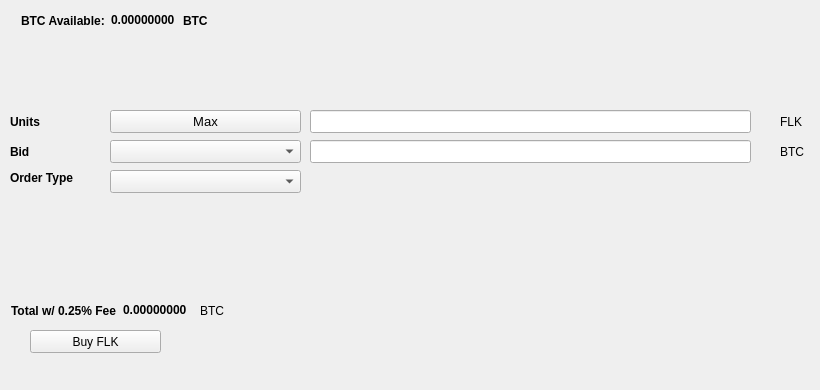
   <widget class="QWidget" name="BuyTab">
    <attribute name="title">
     <string>Buy</string>
    </attribute>
    <widget class="QPushButton" name="BuyFLK">
     <property name="geometry">
      <rect>
       <x>30</x>
       <y>330</y>
       <width>131</width>
       <height>23</height>
      </rect>
     </property>
     <property name="text">
      <string>Buy FLK</string>
     </property>
     <property name="icon">
      <iconset resource="../filok.qrc">
       <normaloff>:/icons/bitcoin</normaloff>:/icons/bitcoin</iconset>
     </property>
    </widget>
    <widget class="QLabel" name="label_3">
     <property name="geometry">
      <rect>
       <x>10</x>
       <y>110</y>
       <width>46</width>
       <height>23</height>
      </rect>
     </property>
     <property name="font">
      <font>
       <weight>75</weight>
       <bold>true</bold>
      </font>
     </property>
     <property name="text">
      <string>Units</string>
     </property>
    </widget>
    <widget class="QLineEdit" name="UnitsInput">
     <property name="geometry">
      <rect>
       <x>310</x>
       <y>110</y>
       <width>441</width>
       <height>23</height>
      </rect>
     </property>
     <property name="font">
      <font>
       <pointsize>9</pointsize>
       <weight>75</weight>
       <bold>true</bold>
      </font>
     </property>
    </widget>
    <widget class="QLineEdit" name="BuyBidPriceEdit">
     <property name="geometry">
      <rect>
       <x>310</x>
       <y>140</y>
       <width>441</width>
       <height>23</height>
      </rect>
     </property>
     <property name="font">
      <font>
       <pointsize>9</pointsize>
       <weight>75</weight>
       <bold>true</bold>
      </font>
     </property>
    </widget>
    <widget class="QLabel" name="label_4">
     <property name="geometry">
      <rect>
       <x>780</x>
       <y>110</y>
       <width>31</width>
       <height>23</height>
      </rect>
     </property>
     <property name="text">
      <string>FLK</string>
     </property>
    </widget>
    <widget class="QLabel" name="label_5">
     <property name="geometry">
      <rect>
       <x>780</x>
       <y>140</y>
       <width>31</width>
       <height>23</height>
      </rect>
     </property>
     <property name="text">
      <string>BTC</string>
     </property>
    </widget>
    <widget class="QLabel" name="label_6">
     <property name="geometry">
      <rect>
       <x>10</x>
       <y>140</y>
       <width>46</width>
       <height>23</height>
      </rect>
     </property>
     <property name="font">
      <font>
       <weight>75</weight>
       <bold>true</bold>
      </font>
     </property>
     <property name="text">
      <string>Bid</string>
     </property>
    </widget>
    <widget class="QLabel" name="label_7">
     <property name="geometry">
      <rect>
       <x>10</x>
       <y>170</y>
       <width>91</width>
       <height>16</height>
      </rect>
     </property>
     <property name="font">
      <font>
       <weight>75</weight>
       <bold>true</bold>
      </font>
     </property>
     <property name="text">
      <string>Order Type</string>
     </property>
    </widget>
    <widget class="QPushButton" name="Buy_Max_Amount">
     <property name="geometry">
      <rect>
       <x>110</x>
       <y>110</y>
       <width>191</width>
       <height>23</height>
      </rect>
     </property>
     <property name="font">
      <font>
       <pointsize>10</pointsize>
      </font>
     </property>
     <property name="text">
      <string>Max</string>
     </property>
    </widget>
    <widget class="QComboBox" name="BuyBidcomboBox">
     <property name="geometry">
      <rect>
       <x>110</x>
       <y>140</y>
       <width>191</width>
       <height>23</height>
      </rect>
     </property>
     <property name="font">
      <font>
       <pointsize>10</pointsize>
      </font>
     </property>
    </widget>
    <widget class="QComboBox" name="buyOrdertypeCombo">
     <property name="geometry">
      <rect>
       <x>110</x>
       <y>170</y>
       <width>191</width>
       <height>23</height>
      </rect>
     </property>
     <property name="font">
      <font>
       <pointsize>10</pointsize>
      </font>
     </property>
    </widget>
    <widget class="QWidget" name="layoutWidget1">
     <property name="geometry">
      <rect>
       <x>21</x>
       <y>11</y>
       <width>227</width>
       <height>19</height>
      </rect>
     </property>
     <layout class="QHBoxLayout" name="horizontalLayout_3">
      <item>
       <widget class="QLabel" name="label232">
        <property name="font">
         <font>
          <weight>75</weight>
          <bold>true</bold>
         </font>
        </property>
        <property name="text">
         <string>BTC Available:</string>
        </property>
       </widget>
      </item>
      <item>
       <widget class="QLabel" name="BtcAvailableLbl">
        <property name="palette">
         <palette>
          <active>
           <colorrole role="WindowText">
            <brush brushstyle="SolidPattern">
             <color alpha="255">
              <red>0</red>
              <green>0</green>
              <blue>0</blue>
             </color>
            </brush>
           </colorrole>
           <colorrole role="Button">
            <brush brushstyle="SolidPattern">
             <color alpha="255">
              <red>0</red>
              <green>170</green>
              <blue>0</blue>
             </color>
            </brush>
           </colorrole>
           <colorrole role="Light">
            <brush brushstyle="SolidPattern">
             <color alpha="255">
              <red>0</red>
              <green>255</green>
              <blue>0</blue>
             </color>
            </brush>
           </colorrole>
           <colorrole role="Midlight">
            <brush brushstyle="SolidPattern">
             <color alpha="255">
              <red>0</red>
              <green>212</green>
              <blue>0</blue>
             </color>
            </brush>
           </colorrole>
           <colorrole role="Dark">
            <brush brushstyle="SolidPattern">
             <color alpha="255">
              <red>0</red>
              <green>85</green>
              <blue>0</blue>
             </color>
            </brush>
           </colorrole>
           <colorrole role="Mid">
            <brush brushstyle="SolidPattern">
             <color alpha="255">
              <red>0</red>
              <green>113</green>
              <blue>0</blue>
             </color>
            </brush>
           </colorrole>
           <colorrole role="Text">
            <brush brushstyle="SolidPattern">
             <color alpha="255">
              <red>0</red>
              <green>170</green>
              <blue>0</blue>
             </color>
            </brush>
           </colorrole>
           <colorrole role="BrightText">
            <brush brushstyle="SolidPattern">
             <color alpha="255">
              <red>255</red>
              <green>255</green>
              <blue>255</blue>
             </color>
            </brush>
           </colorrole>
           <colorrole role="ButtonText">
            <brush brushstyle="SolidPattern">
             <color alpha="255">
              <red>0</red>
              <green>0</green>
              <blue>0</blue>
             </color>
            </brush>
           </colorrole>
           <colorrole role="Base">
            <brush brushstyle="SolidPattern">
             <color alpha="255">
              <red>255</red>
              <green>255</green>
              <blue>255</blue>
             </color>
            </brush>
           </colorrole>
           <colorrole role="Window">
            <brush brushstyle="SolidPattern">
             <color alpha="255">
              <red>0</red>
              <green>170</green>
              <blue>0</blue>
             </color>
            </brush>
           </colorrole>
           <colorrole role="Shadow">
            <brush brushstyle="SolidPattern">
             <color alpha="255">
              <red>0</red>
              <green>0</green>
              <blue>0</blue>
             </color>
            </brush>
           </colorrole>
           <colorrole role="AlternateBase">
            <brush brushstyle="SolidPattern">
             <color alpha="255">
              <red>127</red>
              <green>212</green>
              <blue>127</blue>
             </color>
            </brush>
           </colorrole>
           <colorrole role="ToolTipBase">
            <brush brushstyle="SolidPattern">
             <color alpha="255">
              <red>255</red>
              <green>255</green>
              <blue>220</blue>
             </color>
            </brush>
           </colorrole>
           <colorrole role="ToolTipText">
            <brush brushstyle="SolidPattern">
             <color alpha="255">
              <red>0</red>
              <green>0</green>
              <blue>0</blue>
             </color>
            </brush>
           </colorrole>
          </active>
          <inactive>
           <colorrole role="WindowText">
            <brush brushstyle="SolidPattern">
             <color alpha="255">
              <red>0</red>
              <green>0</green>
              <blue>0</blue>
             </color>
            </brush>
           </colorrole>
           <colorrole role="Button">
            <brush brushstyle="SolidPattern">
             <color alpha="255">
              <red>0</red>
              <green>170</green>
              <blue>0</blue>
             </color>
            </brush>
           </colorrole>
           <colorrole role="Light">
            <brush brushstyle="SolidPattern">
             <color alpha="255">
              <red>0</red>
              <green>255</green>
              <blue>0</blue>
             </color>
            </brush>
           </colorrole>
           <colorrole role="Midlight">
            <brush brushstyle="SolidPattern">
             <color alpha="255">
              <red>0</red>
              <green>212</green>
              <blue>0</blue>
             </color>
            </brush>
           </colorrole>
           <colorrole role="Dark">
            <brush brushstyle="SolidPattern">
             <color alpha="255">
              <red>0</red>
              <green>85</green>
              <blue>0</blue>
             </color>
            </brush>
           </colorrole>
           <colorrole role="Mid">
            <brush brushstyle="SolidPattern">
             <color alpha="255">
              <red>0</red>
              <green>113</green>
              <blue>0</blue>
             </color>
            </brush>
           </colorrole>
           <colorrole role="Text">
            <brush brushstyle="SolidPattern">
             <color alpha="255">
              <red>0</red>
              <green>170</green>
              <blue>0</blue>
             </color>
            </brush>
           </colorrole>
           <colorrole role="BrightText">
            <brush brushstyle="SolidPattern">
             <color alpha="255">
              <red>255</red>
              <green>255</green>
              <blue>255</blue>
             </color>
            </brush>
           </colorrole>
           <colorrole role="ButtonText">
            <brush brushstyle="SolidPattern">
             <color alpha="255">
              <red>0</red>
              <green>0</green>
              <blue>0</blue>
             </color>
            </brush>
           </colorrole>
           <colorrole role="Base">
            <brush brushstyle="SolidPattern">
             <color alpha="255">
              <red>255</red>
              <green>255</green>
              <blue>255</blue>
             </color>
            </brush>
           </colorrole>
           <colorrole role="Window">
            <brush brushstyle="SolidPattern">
             <color alpha="255">
              <red>0</red>
              <green>170</green>
              <blue>0</blue>
             </color>
            </brush>
           </colorrole>
           <colorrole role="Shadow">
            <brush brushstyle="SolidPattern">
             <color alpha="255">
              <red>0</red>
              <green>0</green>
              <blue>0</blue>
             </color>
            </brush>
           </colorrole>
           <colorrole role="AlternateBase">
            <brush brushstyle="SolidPattern">
             <color alpha="255">
              <red>127</red>
              <green>212</green>
              <blue>127</blue>
             </color>
            </brush>
           </colorrole>
           <colorrole role="ToolTipBase">
            <brush brushstyle="SolidPattern">
             <color alpha="255">
              <red>255</red>
              <green>255</green>
              <blue>220</blue>
             </color>
            </brush>
           </colorrole>
           <colorrole role="ToolTipText">
            <brush brushstyle="SolidPattern">
             <color alpha="255">
              <red>0</red>
              <green>0</green>
              <blue>0</blue>
             </color>
            </brush>
           </colorrole>
          </inactive>
          <disabled>
           <colorrole role="WindowText">
            <brush brushstyle="SolidPattern">
             <color alpha="255">
              <red>0</red>
              <green>85</green>
              <blue>0</blue>
             </color>
            </brush>
           </colorrole>
           <colorrole role="Button">
            <brush brushstyle="SolidPattern">
             <color alpha="255">
              <red>0</red>
              <green>170</green>
              <blue>0</blue>
             </color>
            </brush>
           </colorrole>
           <colorrole role="Light">
            <brush brushstyle="SolidPattern">
             <color alpha="255">
              <red>0</red>
              <green>255</green>
              <blue>0</blue>
             </color>
            </brush>
           </colorrole>
           <colorrole role="Midlight">
            <brush brushstyle="SolidPattern">
             <color alpha="255">
              <red>0</red>
              <green>212</green>
              <blue>0</blue>
             </color>
            </brush>
           </colorrole>
           <colorrole role="Dark">
            <brush brushstyle="SolidPattern">
             <color alpha="255">
              <red>0</red>
              <green>85</green>
              <blue>0</blue>
             </color>
            </brush>
           </colorrole>
           <colorrole role="Mid">
            <brush brushstyle="SolidPattern">
             <color alpha="255">
              <red>0</red>
              <green>113</green>
              <blue>0</blue>
             </color>
            </brush>
           </colorrole>
           <colorrole role="Text">
            <brush brushstyle="SolidPattern">
             <color alpha="255">
              <red>0</red>
              <green>85</green>
              <blue>0</blue>
             </color>
            </brush>
           </colorrole>
           <colorrole role="BrightText">
            <brush brushstyle="SolidPattern">
             <color alpha="255">
              <red>255</red>
              <green>255</green>
              <blue>255</blue>
             </color>
            </brush>
           </colorrole>
           <colorrole role="ButtonText">
            <brush brushstyle="SolidPattern">
             <color alpha="255">
              <red>0</red>
              <green>85</green>
              <blue>0</blue>
             </color>
            </brush>
           </colorrole>
           <colorrole role="Base">
            <brush brushstyle="SolidPattern">
             <color alpha="255">
              <red>0</red>
              <green>170</green>
              <blue>0</blue>
             </color>
            </brush>
           </colorrole>
           <colorrole role="Window">
            <brush brushstyle="SolidPattern">
             <color alpha="255">
              <red>0</red>
              <green>170</green>
              <blue>0</blue>
             </color>
            </brush>
           </colorrole>
           <colorrole role="Shadow">
            <brush brushstyle="SolidPattern">
             <color alpha="255">
              <red>0</red>
              <green>0</green>
              <blue>0</blue>
             </color>
            </brush>
           </colorrole>
           <colorrole role="AlternateBase">
            <brush brushstyle="SolidPattern">
             <color alpha="255">
              <red>0</red>
              <green>170</green>
              <blue>0</blue>
             </color>
            </brush>
           </colorrole>
           <colorrole role="ToolTipBase">
            <brush brushstyle="SolidPattern">
             <color alpha="255">
              <red>255</red>
              <green>255</green>
              <blue>220</blue>
             </color>
            </brush>
           </colorrole>
           <colorrole role="ToolTipText">
            <brush brushstyle="SolidPattern">
             <color alpha="255">
              <red>0</red>
              <green>0</green>
              <blue>0</blue>
             </color>
            </brush>
           </colorrole>
          </disabled>
         </palette>
        </property>
        <property name="font">
         <font>
          <weight>75</weight>
          <bold>true</bold>
         </font>
        </property>
        <property name="text">
         <string>0.00000000</string>
        </property>
        <property name="textInteractionFlags">
         <set>Qt::LinksAccessibleByMouse|Qt::TextSelectableByKeyboard|Qt::TextSelectableByMouse</set>
        </property>
       </widget>
      </item>
      <item>
       <widget class="QLabel" name="BtcAvailableLbl_2">
        <property name="font">
         <font>
          <weight>75</weight>
          <bold>true</bold>
         </font>
        </property>
        <property name="text">
         <string>BTC</string>
        </property>
       </widget>
      </item>
     </layout>
    </widget>
    <widget class="QWidget" name="layoutWidge2">
     <property name="geometry">
      <rect>
       <x>11</x>
       <y>301</y>
       <width>259</width>
       <height>19</height>
      </rect>
     </property>
     <layout class="QHBoxLayout" name="horizontalLayout_4">
      <item>
       <widget class="QLabel" name="label_9">
        <property name="font">
         <font>
          <weight>75</weight>
          <bold>true</bold>
         </font>
        </property>
        <property name="text">
         <string>Total w/ 0.25% Fee</string>
        </property>
       </widget>
      </item>
      <item>
       <widget class="QLabel" name="BuyCostLabel">
        <property name="palette">
         <palette>
          <active>
           <colorrole role="WindowText">
            <brush brushstyle="SolidPattern">
             <color alpha="255">
              <red>0</red>
              <green>0</green>
              <blue>0</blue>
             </color>
            </brush>
           </colorrole>
           <colorrole role="Button">
            <brush brushstyle="SolidPattern">
             <color alpha="255">
              <red>0</red>
              <green>170</green>
              <blue>0</blue>
             </color>
            </brush>
           </colorrole>
           <colorrole role="Light">
            <brush brushstyle="SolidPattern">
             <color alpha="255">
              <red>0</red>
              <green>255</green>
              <blue>0</blue>
             </color>
            </brush>
           </colorrole>
           <colorrole role="Midlight">
            <brush brushstyle="SolidPattern">
             <color alpha="255">
              <red>0</red>
              <green>212</green>
              <blue>0</blue>
             </color>
            </brush>
           </colorrole>
           <colorrole role="Dark">
            <brush brushstyle="SolidPattern">
             <color alpha="255">
              <red>0</red>
              <green>85</green>
              <blue>0</blue>
             </color>
            </brush>
           </colorrole>
           <colorrole role="Mid">
            <brush brushstyle="SolidPattern">
             <color alpha="255">
              <red>0</red>
              <green>113</green>
              <blue>0</blue>
             </color>
            </brush>
           </colorrole>
           <colorrole role="Text">
            <brush brushstyle="SolidPattern">
             <color alpha="255">
              <red>0</red>
              <green>170</green>
              <blue>0</blue>
             </color>
            </brush>
           </colorrole>
           <colorrole role="BrightText">
            <brush brushstyle="SolidPattern">
             <color alpha="255">
              <red>255</red>
              <green>255</green>
              <blue>255</blue>
             </color>
            </brush>
           </colorrole>
           <colorrole role="ButtonText">
            <brush brushstyle="SolidPattern">
             <color alpha="255">
              <red>0</red>
              <green>0</green>
              <blue>0</blue>
             </color>
            </brush>
           </colorrole>
           <colorrole role="Base">
            <brush brushstyle="SolidPattern">
             <color alpha="255">
              <red>255</red>
              <green>255</green>
              <blue>255</blue>
             </color>
            </brush>
           </colorrole>
           <colorrole role="Window">
            <brush brushstyle="SolidPattern">
             <color alpha="255">
              <red>0</red>
              <green>170</green>
              <blue>0</blue>
             </color>
            </brush>
           </colorrole>
           <colorrole role="Shadow">
            <brush brushstyle="SolidPattern">
             <color alpha="255">
              <red>0</red>
              <green>0</green>
              <blue>0</blue>
             </color>
            </brush>
           </colorrole>
           <colorrole role="AlternateBase">
            <brush brushstyle="SolidPattern">
             <color alpha="255">
              <red>127</red>
              <green>212</green>
              <blue>127</blue>
             </color>
            </brush>
           </colorrole>
           <colorrole role="ToolTipBase">
            <brush brushstyle="SolidPattern">
             <color alpha="255">
              <red>255</red>
              <green>255</green>
              <blue>220</blue>
             </color>
            </brush>
           </colorrole>
           <colorrole role="ToolTipText">
            <brush brushstyle="SolidPattern">
             <color alpha="255">
              <red>0</red>
              <green>0</green>
              <blue>0</blue>
             </color>
            </brush>
           </colorrole>
          </active>
          <inactive>
           <colorrole role="WindowText">
            <brush brushstyle="SolidPattern">
             <color alpha="255">
              <red>0</red>
              <green>0</green>
              <blue>0</blue>
             </color>
            </brush>
           </colorrole>
           <colorrole role="Button">
            <brush brushstyle="SolidPattern">
             <color alpha="255">
              <red>0</red>
              <green>170</green>
              <blue>0</blue>
             </color>
            </brush>
           </colorrole>
           <colorrole role="Light">
            <brush brushstyle="SolidPattern">
             <color alpha="255">
              <red>0</red>
              <green>255</green>
              <blue>0</blue>
             </color>
            </brush>
           </colorrole>
           <colorrole role="Midlight">
            <brush brushstyle="SolidPattern">
             <color alpha="255">
              <red>0</red>
              <green>212</green>
              <blue>0</blue>
             </color>
            </brush>
           </colorrole>
           <colorrole role="Dark">
            <brush brushstyle="SolidPattern">
             <color alpha="255">
              <red>0</red>
              <green>85</green>
              <blue>0</blue>
             </color>
            </brush>
           </colorrole>
           <colorrole role="Mid">
            <brush brushstyle="SolidPattern">
             <color alpha="255">
              <red>0</red>
              <green>113</green>
              <blue>0</blue>
             </color>
            </brush>
           </colorrole>
           <colorrole role="Text">
            <brush brushstyle="SolidPattern">
             <color alpha="255">
              <red>0</red>
              <green>170</green>
              <blue>0</blue>
             </color>
            </brush>
           </colorrole>
           <colorrole role="BrightText">
            <brush brushstyle="SolidPattern">
             <color alpha="255">
              <red>255</red>
              <green>255</green>
              <blue>255</blue>
             </color>
            </brush>
           </colorrole>
           <colorrole role="ButtonText">
            <brush brushstyle="SolidPattern">
             <color alpha="255">
              <red>0</red>
              <green>0</green>
              <blue>0</blue>
             </color>
            </brush>
           </colorrole>
           <colorrole role="Base">
            <brush brushstyle="SolidPattern">
             <color alpha="255">
              <red>255</red>
              <green>255</green>
              <blue>255</blue>
             </color>
            </brush>
           </colorrole>
           <colorrole role="Window">
            <brush brushstyle="SolidPattern">
             <color alpha="255">
              <red>0</red>
              <green>170</green>
              <blue>0</blue>
             </color>
            </brush>
           </colorrole>
           <colorrole role="Shadow">
            <brush brushstyle="SolidPattern">
             <color alpha="255">
              <red>0</red>
              <green>0</green>
              <blue>0</blue>
             </color>
            </brush>
           </colorrole>
           <colorrole role="AlternateBase">
            <brush brushstyle="SolidPattern">
             <color alpha="255">
              <red>127</red>
              <green>212</green>
              <blue>127</blue>
             </color>
            </brush>
           </colorrole>
           <colorrole role="ToolTipBase">
            <brush brushstyle="SolidPattern">
             <color alpha="255">
              <red>255</red>
              <green>255</green>
              <blue>220</blue>
             </color>
            </brush>
           </colorrole>
           <colorrole role="ToolTipText">
            <brush brushstyle="SolidPattern">
             <color alpha="255">
              <red>0</red>
              <green>0</green>
              <blue>0</blue>
             </color>
            </brush>
           </colorrole>
          </inactive>
          <disabled>
           <colorrole role="WindowText">
            <brush brushstyle="SolidPattern">
             <color alpha="255">
              <red>0</red>
              <green>85</green>
              <blue>0</blue>
             </color>
            </brush>
           </colorrole>
           <colorrole role="Button">
            <brush brushstyle="SolidPattern">
             <color alpha="255">
              <red>0</red>
              <green>170</green>
              <blue>0</blue>
             </color>
            </brush>
           </colorrole>
           <colorrole role="Light">
            <brush brushstyle="SolidPattern">
             <color alpha="255">
              <red>0</red>
              <green>255</green>
              <blue>0</blue>
             </color>
            </brush>
           </colorrole>
           <colorrole role="Midlight">
            <brush brushstyle="SolidPattern">
             <color alpha="255">
              <red>0</red>
              <green>212</green>
              <blue>0</blue>
             </color>
            </brush>
           </colorrole>
           <colorrole role="Dark">
            <brush brushstyle="SolidPattern">
             <color alpha="255">
              <red>0</red>
              <green>85</green>
              <blue>0</blue>
             </color>
            </brush>
           </colorrole>
           <colorrole role="Mid">
            <brush brushstyle="SolidPattern">
             <color alpha="255">
              <red>0</red>
              <green>113</green>
              <blue>0</blue>
             </color>
            </brush>
           </colorrole>
           <colorrole role="Text">
            <brush brushstyle="SolidPattern">
             <color alpha="255">
              <red>0</red>
              <green>85</green>
              <blue>0</blue>
             </color>
            </brush>
           </colorrole>
           <colorrole role="BrightText">
            <brush brushstyle="SolidPattern">
             <color alpha="255">
              <red>255</red>
              <green>255</green>
              <blue>255</blue>
             </color>
            </brush>
           </colorrole>
           <colorrole role="ButtonText">
            <brush brushstyle="SolidPattern">
             <color alpha="255">
              <red>0</red>
              <green>85</green>
              <blue>0</blue>
             </color>
            </brush>
           </colorrole>
           <colorrole role="Base">
            <brush brushstyle="SolidPattern">
             <color alpha="255">
              <red>0</red>
              <green>170</green>
              <blue>0</blue>
             </color>
            </brush>
           </colorrole>
           <colorrole role="Window">
            <brush brushstyle="SolidPattern">
             <color alpha="255">
              <red>0</red>
              <green>170</green>
              <blue>0</blue>
             </color>
            </brush>
           </colorrole>
           <colorrole role="Shadow">
            <brush brushstyle="SolidPattern">
             <color alpha="255">
              <red>0</red>
              <green>0</green>
              <blue>0</blue>
             </color>
            </brush>
           </colorrole>
           <colorrole role="AlternateBase">
            <brush brushstyle="SolidPattern">
             <color alpha="255">
              <red>0</red>
              <green>170</green>
              <blue>0</blue>
             </color>
            </brush>
           </colorrole>
           <colorrole role="ToolTipBase">
            <brush brushstyle="SolidPattern">
             <color alpha="255">
              <red>255</red>
              <green>255</green>
              <blue>220</blue>
             </color>
            </brush>
           </colorrole>
           <colorrole role="ToolTipText">
            <brush brushstyle="SolidPattern">
             <color alpha="255">
              <red>0</red>
              <green>0</green>
              <blue>0</blue>
             </color>
            </brush>
           </colorrole>
          </disabled>
         </palette>
        </property>
        <property name="font">
         <font>
          <weight>75</weight>
          <bold>true</bold>
         </font>
        </property>
        <property name="autoFillBackground">
         <bool>false</bool>
        </property>
        <property name="text">
         <string>0.00000000</string>
        </property>
        <property name="textInteractionFlags">
         <set>Qt::LinksAccessibleByMouse|Qt::TextSelectableByMouse</set>
        </property>
       </widget>
      </item>
      <item>
       <widget class="QLabel" name="label_10">
        <property name="font">
         <font>
          <weight>50</weight>
          <bold>false</bold>
         </font>
        </property>
        <property name="text">
         <string>BTC</string>
        </property>
       </widget>
      </item>
     </layout>
    </widget>
    <widget class="QLabel" name="label_24">
     <property name="geometry">
      <rect>
       <x>460</x>
       <y>300</y>
       <width>281</width>
       <height>81</height>
      </rect>
     </property>
     <property name="text">
      <string/>
     </property>
     <property name="pixmap">
      <pixmap>:/images/bittrex</pixmap>
     </property>
    </widget>
   </widget>
